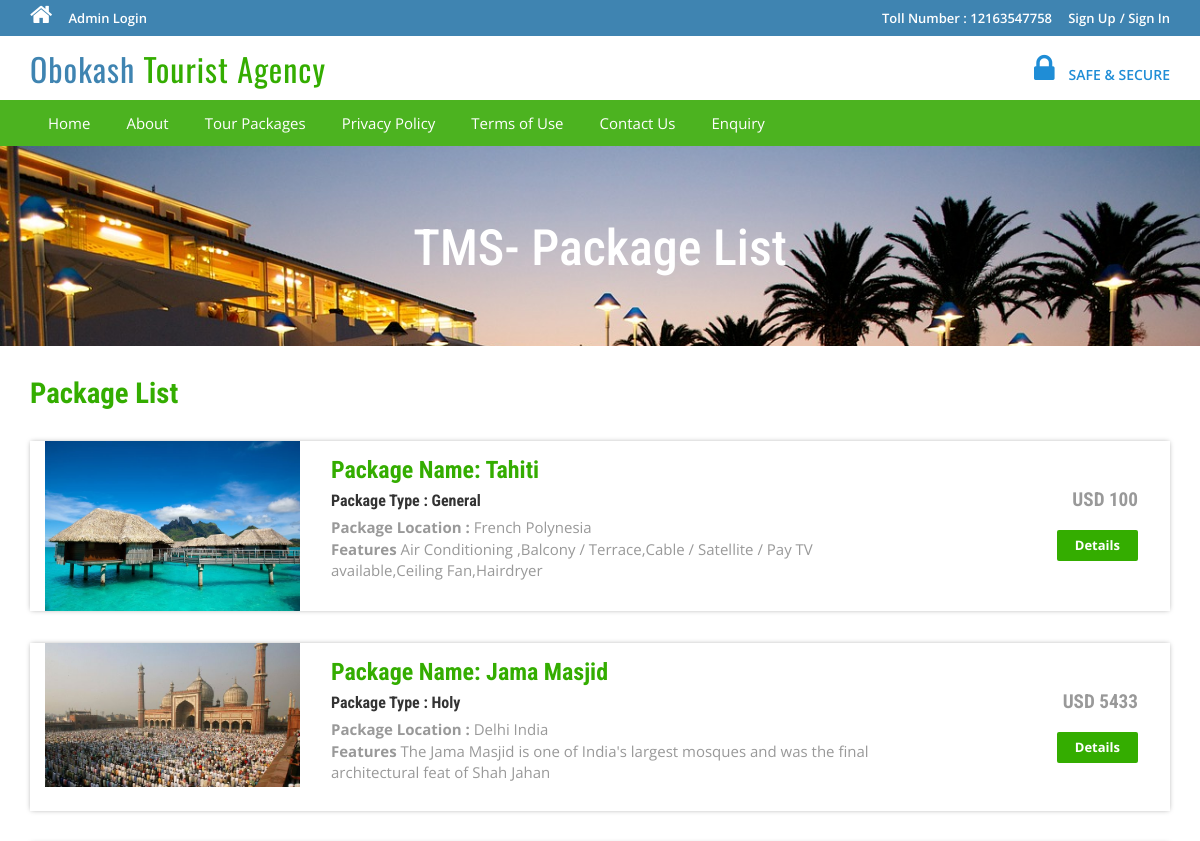
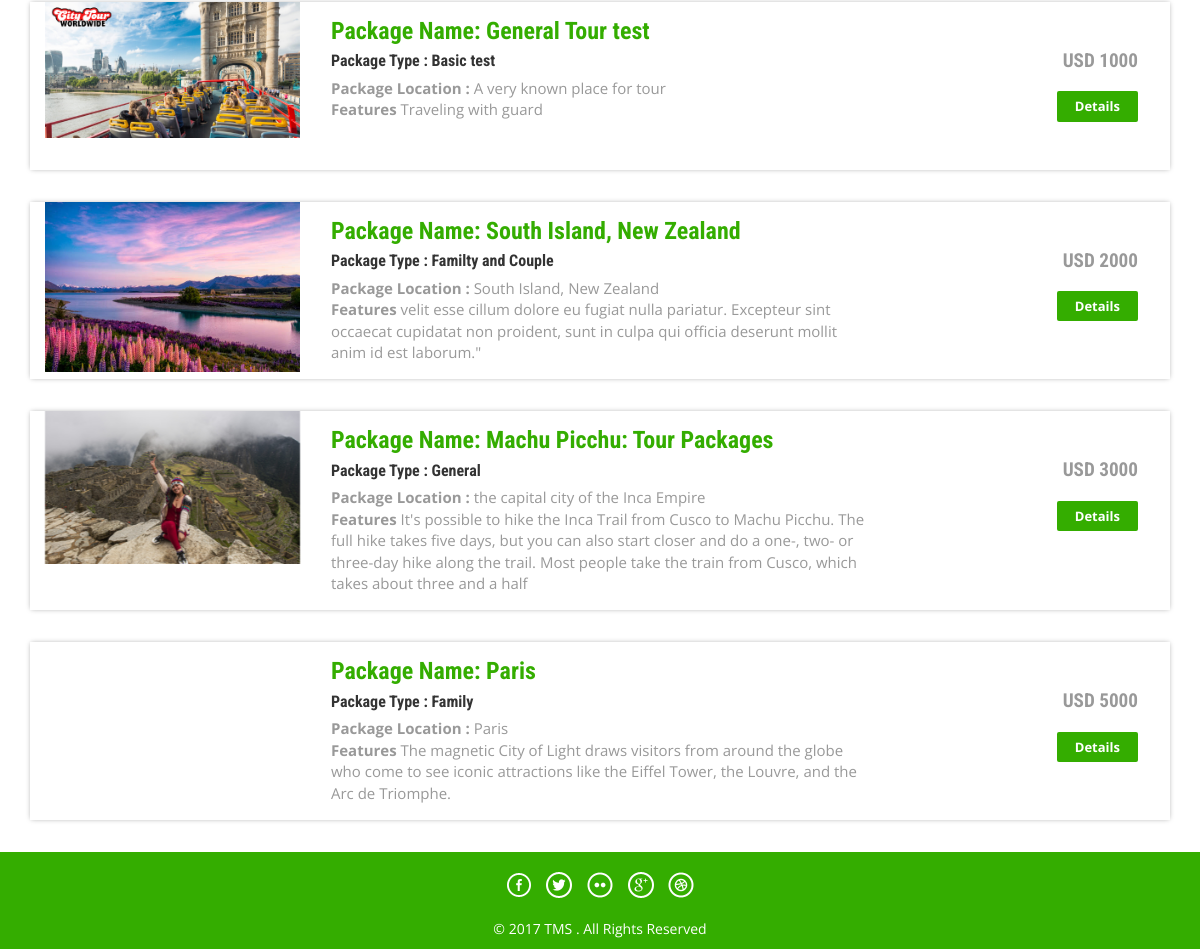
The page /tms/package-list.php on the database its author committed (2 pictures, top to bottom).
### tables this page shows
CREATE TABLE `tbltourpackages` (
  `PackageId` int(11) NOT NULL,
  `PackageName` varchar(200) DEFAULT NULL,
  `PackageType` varchar(150) DEFAULT NULL,
  `PackageLocation` varchar(100) DEFAULT NULL,
  `PackagePrice` int(11) DEFAULT NULL,
  `PackageFetures` varchar(255) DEFAULT NULL,
  `PackageDetails` mediumtext DEFAULT NULL,
  `PackageImage` varchar(100) DEFAULT NULL,
  `Creationdate` timestamp NULL DEFAULT current_timestamp(),
  `UpdationDate` timestamp NULL DEFAULT NULL ON UPDATE current_timestamp()
);

### tms/package-list.php (the view, shortened to what this page needs)
<?php
include('includes/config.php');
?>
<!DOCTYPE HTML>
<html>
<head>
<link href="css/bootstrap.css" rel='stylesheet' type='text/css' />
<link href="css/style.css" rel='stylesheet' type='text/css' />
<link href="css/font-awesome.css" rel="stylesheet">
<link href="css/animate.css" rel="stylesheet" type="text/css" media="all">
</head>
<body>
<?php include('includes/header.php');?>
<div class="banner-3">
	<div class="container">
		<h1 class="wow zoomIn animated animated" data-wow-delay=".5s" style="visibility: visible; animation-delay: 0.5s; animation-name: zoomIn;"> TMS- Package List</h1>
	</div>
</div>
<div class="rooms">
	<div class="container">
		<div class="room-bottom">
			<h3>Package List</h3>
<?php $sql = "SELECT * from tbltourpackages";
$query = $dbh->prepare($sql);
$query->execute();
$results=$query->fetchAll(PDO::FETCH_OBJ);
if($query->rowCount() > 0)
{
foreach($results as $result)
{	?>
			<div class="rom-btm">
				<div class="col-md-3 room-left wow fadeInLeft animated" data-wow-delay=".5s">
					<img src="admin/pacakgeimages/<?php echo htmlentities($result->PackageImage);?>" class="img-responsive" alt="">
				</div>
				<div class="col-md-6 room-midle wow fadeInUp animated" data-wow-delay=".5s">
					<h4>Package Name: <?php echo htmlentities($result->PackageName);?></h4>
					<h6>Package Type : <?php echo htmlentities($result->PackageType);?></h6>
					<p><b>Package Location :</b> <?php echo htmlentities($result->PackageLocation);?></p>
					<p><b>Features</b> <?php echo htmlentities($result->PackageFetures);?></p>
				</div>
				<div class="col-md-3 room-right wow fadeInRight animated" data-wow-delay=".5s">
					<h5>USD <?php echo htmlentities($result->PackagePrice);?></h5>
					<a href="package-details.php?pkgid=<?php echo htmlentities($result->PackageId);?>" class="view">Details</a>
				</div>
				<div class="clearfix"></div>
			</div>
<?php }} ?>
		</div>
	</div>
</div>
<?php include('includes/footer.php');?>
</body>
</html>

### tms/includes/header.php (shortened to what this page needs)
<?php if($_SESSION['login'])
{?>
<div class="top-header">
	<div class="container">
		<ul class="tp-hd-lft wow fadeInLeft animated" data-wow-delay=".5s">
			<li class="hm"><a href="index.html"><i class="fa fa-home"></i></a></li>
			<li class="prnt"><a href="profile.php">My Profile</a></li>
				<li class="prnt"><a href="change-password.php">Change Password</a></li>
			<li class="prnt"><a href="tour-history.php">My Tour History</a></li>
			<li class="prnt"><a href="issuetickets.php">Issue Tickets</a></li>
		</ul>
		<ul class="tp-hd-rgt wow fadeInRight animated" data-wow-delay=".5s">
			<li class="tol">Welcome :</li>
			<li class="sig"><?php echo htmlentities($_SESSION['login']);?></li>
			<li class="sigi"><a href="logout.php" >/ Logout</a></li>
        </ul>
		<div class="clearfix"></div>
	</div>
</div><?php } else {?>
<div class="top-header">
	<div class="container">
		<ul class="tp-hd-lft wow fadeInLeft animated" data-wow-delay=".5s">
			<li class="hm"><a href="index.php"><i class="fa fa-home"></i></a></li>
				<li class="hm"><a href="admin/index.php">Admin Login</a></li>
		</ul>
		<ul class="tp-hd-rgt wow fadeInRight animated" data-wow-delay=".5s">
			<li class="tol">Toll Number : 12163547758</li>
			<li class="sig"><a href="#" data-toggle="modal" data-target="#myModal" >Sign Up</a></li>
			<li class="sigi"><a href="#" data-toggle="modal" data-target="#myModal4" >/ Sign In</a></li>
        </ul>
		<div class="clearfix"></div>
	</div>
</div>
<?php }?>
<div class="header">
	<div class="container">
		<div class="logo wow fadeInDown animated" data-wow-delay=".5s">
			<a href="index.php">Obokash <span>Tourist Agency</span></a>
		</div>
		<div class="lock fadeInDown animated" data-wow-delay=".5s">
			<li><i class="fa fa-lock"></i></li>
            <li><div class="securetxt">SAFE &amp; SECURE </div></li>
		</div>
		<div class="clearfix"></div>
	</div>
</div>
<div class="footer-btm wow fadeInLeft animated" data-wow-delay=".5s">
	<div class="container">
	<div class="navigation">
			<nav class="navbar navbar-default">
				<div class="collapse navbar-collapse nav-wil" id="bs-example-navbar-collapse-1">
					<nav class="cl-effect-1">
						<ul class="nav navbar-nav">
							<li><a href="index.php">Home</a></li>
							<li><a href="page.php?type=aboutus">About</a></li>
								<li><a href="package-list.php">Tour Packages</a></li>
								<li><a href="page.php?type=privacy">Privacy Policy</a></li>
								<li><a href="page.php?type=terms">Terms of Use</a></li>
								<li><a href="page.php?type=contact">Contact Us</a></li>
								<?php if($_SESSION['login'])
{?>
								<li>Need Help?<a href="#" data-toggle="modal" data-target="#myModal3"> / Write Us </a>  </li>
								<?php } else { ?>
								<li><a href="enquiry.php"> Enquiry </a>  </li>
								<?php } ?>
								<div class="clearfix"></div>
						</ul>
					</nav>
				</div>
			</nav>
		</div>
	</div>
</div>

### tms/includes/footer.php
<div class="copy-right">
	<div class="container">
		<div class="footer-social-icons wow fadeInDown animated animated" data-wow-delay=".5s" style="visibility: visible; animation-delay: 0.5s; animation-name: fadeInDown;">
			<ul>
				<li><a class="facebook" href="#"><span>Facebook</span></a></li>
				<li><a class="twitter" href="#"><span>Twitter</span></a></li>
				<li><a class="flickr" href="#"><span>Flickr</span></a></li>
				<li><a class="googleplus" href="#"><span>Google+</span></a></li>
				<li><a class="dribbble" href="#"><span>Dribbble</span></a></li>
			</ul>
		</div>
		<p class="wow zoomIn animated animated" data-wow-delay=".5s" style="visibility: visible; animation-delay: 0.5s; animation-name: zoomIn;">© 2017 TMS . All Rights Reserved </p>
	</div>
</div>

### tms/css/style.css (style rules this page uses)
html, body { font-size: 100%; background: #fff; font-family: 'Open Sans', sans-serif; }
body a,.grid_1,plan_1,plan_1.one,plan_1.two,i.icon1, i.icon2, i.icon3, i.icon4, i.icon5, i.icon6 { transition:0.5s all; -webkit-transition:0.5s all; -moz-transition:0.5s all; -o-transition:0.5s all; -ms-transition:0.5s all; }
h1,h2,h3,h4,h5,h6 { margin:0; font-family: 'Roboto Condensed', sans-serif; }
p { margin:0; }
ul { margin:0; padding:0; }
.logo a { color: #3F84B1; letter-spacing: 1px; font-size: 2em; font-weight: 400; display: block; text-decoration: none; font-family: 'Oswald', sans-serif; }
.logo span { color:#34ad00; }
i.fa.fa-home { font-size: 24px; }
.top-header { background-color: #3F84B1; border-bottom: 0 none; height: 36px; line-height: 35px; }
ul.tp-hd-lft { float: left; }
ul.tp-hd-lft li { display: inline-block; }
li.hm,li.prnt { margin-right: 12px; }
ul.tp-hd-lft a { font-size: 13px; font-weight: 600; color:#fff; }
ul.tp-hd-rgt { float:right; }
ul.tp-hd-rgt li { display: inline-block; font-size: 13px; font-weight: 600; color:#fff; }
ul.tp-hd-rgt a { font-size: 13px; font-weight: 600; color:#fff; }
li.ned,li.wrt,li.tol { margin-right: 12px; }
.header { background-color: #fff; margin: 0; padding: 10px 0 8px; }
.logo a { display: block; }
.logo { float: left; margin-right: 60px; }
.lock { float: right; margin-top: 7px; }
.securetxt { color: #1f8dd6; line-height: 18px; margin-top: 0px; font-size: 14px; font-weight:600; }
.lock li { display: inline-block; }
i.fa.fa-lock { color:#1f8dd6; font-size: 2em; padding-right: 10px; }
.footer-btm li { display: inline-block; margin: 0 10px; font-size: 14px; color: #fff; }
.footer-btm li a { font-size: 15px; color: #fff; display: inline-block; padding: 5px 8px; }
.footer-btm { background:#4CB320; padding: 0.5em 0; text-align:center; }
.copy-right p { color:#fff; font-size:14px; line-height: 1.8em; }
.copy-right { background:#34ad00; text-align: center; padding: 0.5em 0; }
a.view { padding: 6px 18px; font-weight: 700; color: #fff; background-color: #34ad00; border: 0; font-size: 13px; border-radius: 2px; -webkit-transition: all .2s; -moz-transition: all .2s; transition: all .2s; margin-top: 20px; display: inline-block; }
.banner-3 { background: url(../images/6.jpg)no-repeat; background-size: cover; -webkit-background-size: cover; -o-background-size: cover; -ms-background-size: cover; -moz-background-size: cover; min-height:200px; }
.banner-3 h1 { font-size: 50px; margin-bottom: 40px; padding: 1.5em 0 0; text-align: center; color: #fff; }
.rom-btm { margin-top: 2em; box-shadow: 0px 0px 5px -1px rgba(0, 0, 0, 0.37); }
.room-bottom h3 { font-size: 1.8em; font-weight: 700; color: #34ad00; }
.room-bottom { padding: 2em 0; }
.rom-btm h4 { font-size: 1.5em; font-weight: 700; color: #34ad00; }
.rom-btm p { font-size: 15px; color: #999; }
.rom-btm h6 { font-size: 1em; font-weight: 700; margin: 0.5em 0; }
.room-right { text-align: right; padding: 3em 2em; }
.room-midle { padding: 1em; }
.rom-btm h5 { font-size: 1.2em; font-weight: 700; color: #999; }
.footer-social-icons ul li { display:inline-block; margin:0 0.2em; }
.footer-social-icons ul li a { width:30px; height:30px; background:url('../images/img-sprite.png') no-repeat 0px 0px; display:inline-block; position: relative; }
.footer-social-icons ul li a.facebook { background-position:0px 0px; }
.footer-social-icons ul li a.twitter { background-position:-30px 0px; }
.footer-social-icons ul li a.flickr { background-position:-60px 0px; }
.footer-social-icons ul li a.googleplus { background-position:-90px 0px; }
.footer-social-icons ul li a.dribbble { background-position:-120px 0px; }
.footer-social-icons { margin: 10px 0 10px; }
.navbar-default { background-color: #4CB320 !important; border-color: #4CB320 !important; }
.navbar { min-height: 0px !important; margin-bottom:0px !important; border-radius:0px !important; border: none !important; }
ul.nav.navbar-nav li a { font-size: 15px ; color: #fff; display: inline-block; padding: 5px 8px; }
.navbar-collapse { padding-right: 0px !important; padding-left: 0px !important; }

### rows shown on the page
tbltourpackages: PackageImage (picture), PackageName "Tahiti", PackageType "General", PackageLocation "French Polynesia", PackageFetures "Air Conditioning ,Balcony / Terrace,Cable / Satellite / Pay TV available,Ceiling Fan,Hairdryer", PackagePrice "100"
tbltourpackages: PackageImage (picture), PackageName "Jama Masjid", PackageType "Holy", PackageLocation "Delhi India", PackageFetures "The Jama Masjid is one of India's largest mosques and was the final architectural feat of Shah Jahan", PackagePrice "5433"
tbltourpackages: PackageImage (picture), PackageName "General Tour test", PackageType "Basic test", PackageLocation "A very known place for tour", PackageFetures "Traveling with guard", PackagePrice "1000"
tbltourpackages: PackageImage (picture), PackageName "South Island, New Zealand", PackageType "Familty and Couple", PackageLocation "South Island, New Zealand", PackageFetures "velit esse cillum dolore eu fugiat nulla pariatur. Excepteur sint occaecat cupidatat non proident, sunt in culpa qui officia deserunt mollit anim id est laborum.\"", PackagePrice "2000"
tbltourpackages: PackageImage (picture), PackageName "Machu Picchu: Tour Packages", PackageType "General", PackageLocation "the capital city of the Inca Empire", PackageFetures "It's possible to hike the Inca Trail from Cusco to Machu Picchu. The full hike takes five days, but you can also start closer and do a one-, two- or three-day hike along the trail. Most people take the train from Cusco, which takes about three and a half", PackagePrice "3000"
tbltourpackages: PackageName "Paris", PackageType "Family", PackageLocation "Paris", PackageFetures "The magnetic City of Light draws visitors from around the globe who come to see iconic attractions like the Eiffel Tower, the Louvre, and the Arc de Triomphe.", PackagePrice "5000"
